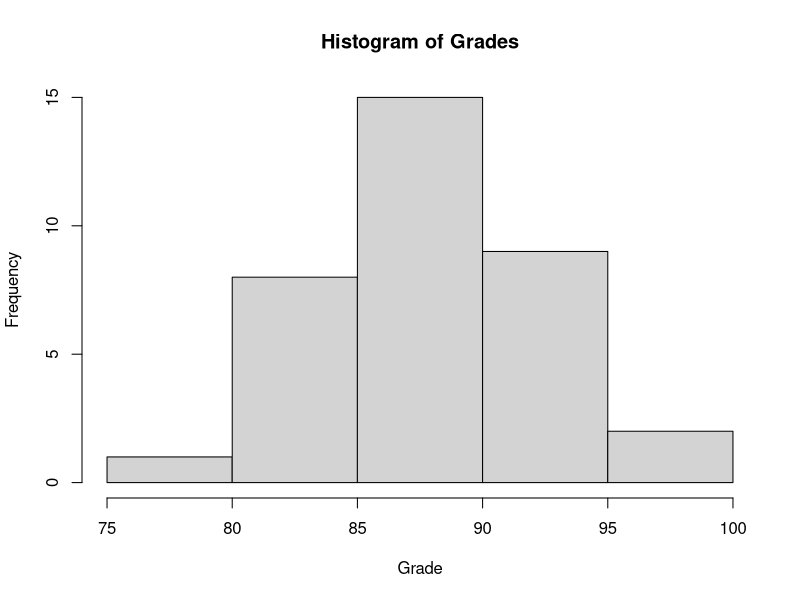
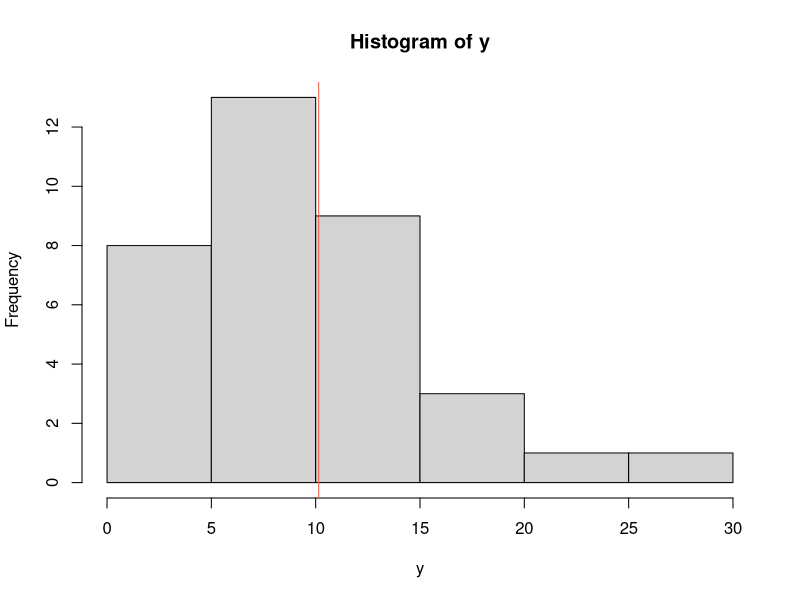
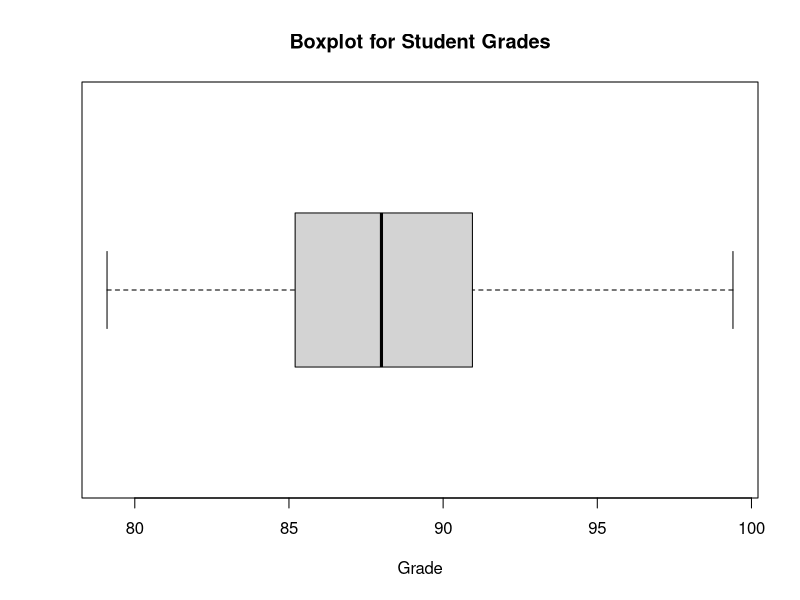
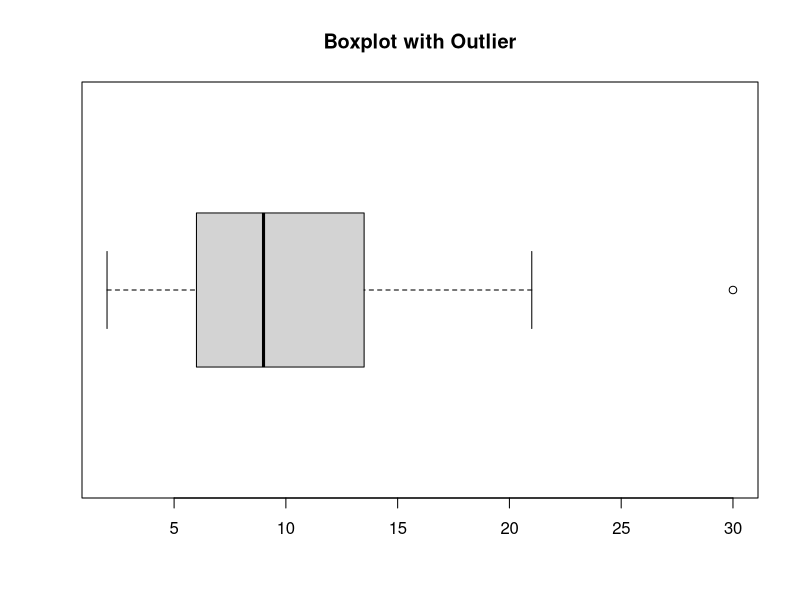
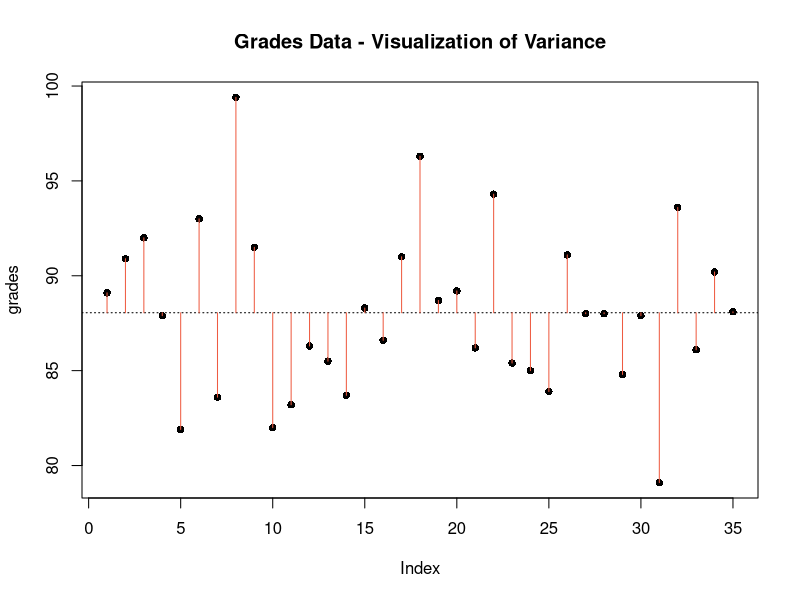

Write the R code that produced these figures, in order.
# Simulate student grades.
grades <- round(rnorm(35, 88, 4.7), 1)

# Summarize graphically.
hist(grades, main="Histogram of Grades", xlab="Grade", ylab="Frequency")
stem(grades)

# Find percentage of students with grades of 90 or better.
grades >= 90
grades[grades >= 90]
length(grades[grades >= 90])
length(grades[grades >= 90]) / length(grades)

# Calculate arithmetic mean.
sum(grades) / length(grades)
mean(grades)

# Visualize skew caused by an outlier.
y <- c(10, 15, 14, 15, 4, 20, 5, 3, 2, 9, 12, 16, 6, 13, 10, 9,
       14,8, 9, 3, 2, 7, 11, 12, 13, 16, 8, 7, 5, 7, 6, 9, 4, 21, 30)
hist(y)
abline(v=mean(y), col="tomato2")

# Calculate median.
median(y)

# Five-number summary for student grades.
summary(grades)
range(grades)
IQR(grades)

# Check for outliers in student grades.
low <- quantile(grades)['25%'] - (1.5 * IQR(grades))
high <- quantile(grades)['75%'] + (1.5 * IQR(grades))
grades[grades <= low]
grades[grades >= high]

# Generate a boxplot for student grades.
boxplot(grades, main="Boxplot for Student Grades", xlab="Grade", horizontal=TRUE)

# Generate a boxplot for a variable with an outlier.
y <- c(10, 15, 14, 15, 4, 20, 5, 3, 2, 9, 12, 16, 6, 13, 10, 9,
       14,8, 9, 3, 2, 7, 11, 12, 13, 16, 8, 7, 5, 7, 6, 9, 4, 21, 30)
boxplot(y, main="Boxplot with Outlier", horizontal=TRUE)

# Visualize variance.
plot(grades, main="Grades Data - Visualization of Variance", pch=16)
abline(h=mean(grades), lty=3)
for (i in 1:length(grades)) lines(c(i, i), c(mean(grades), grades[i]), col="tomato2")

# Calculate variance for student grades.
grades - mean(grades)
(grades - mean(grades)) ^ 2
sum((grades - mean(grades)) ^ 2)

length(grades) - 1
sum((grades - mean(grades)) ^ 2)/(length(grades) - 1)

var(grades)

# Calculate the standard deviation.
sqrt(var(grades))
sd(grades)
